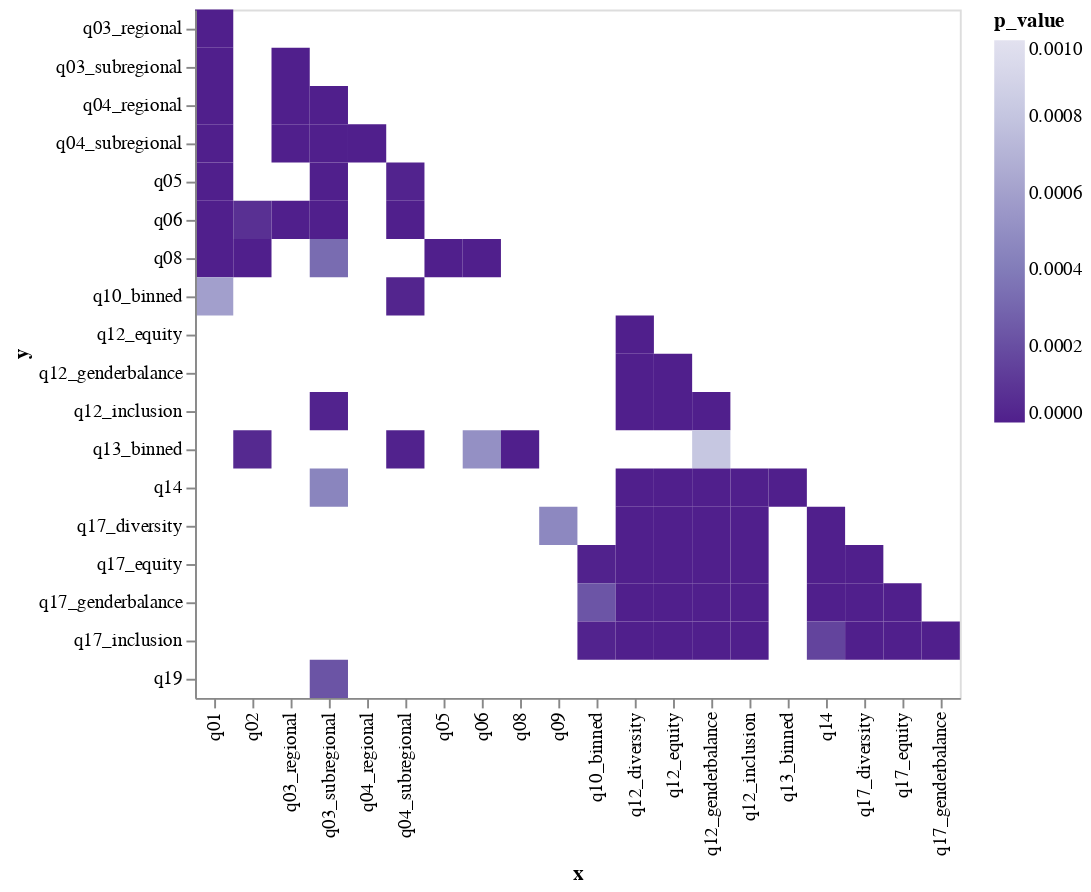

The notebook cell saved with this chart:
### Markdown cell above
When `p < 0.001`

### Code cell
p_limit = 0.001
scheme = "purples"
hm = hmap(chi2_data, scheme, p_limit)
hm

# fname = Path("../data/main_data/") / f"chi2_p0001.png"
# hm.save(fname)
# print(f"Save chart to: {fname}")

### Figure 1 — Vega-Lite specification as saved in the notebook (floating-point values rounded to 4 significant figures)
{"config": {"view": {"continuousWidth": 300, "continuousHeight": 300}}, "data": {"name": "data-a95cac152ef3a0be52dfb63044005da1"}, "mark": {"type": "rect"}, "encoding": {"color": {"field": "p_value", "scale": {"domain": [0, 0.001], "scheme": "purples", "reverse": true}, "type": "quantitative"}, "x": {"field": "x", "type": "nominal"}, "y": {"field": "y", "type": "nominal"}}, "$schema": "https://vega.github.io/schema/vega-lite/v5.14.1.json", "datasets": {"data-a95cac152ef3a0be52dfb63044005da1": [{"questions": "q01-q03_regional", "p_value": 2.655e-09, "statistic": 115.8, "dof": 40, "x": "q01", "y": "q03_regional"}, {"questions": "q01-q03_subregional", "p_value": 9.036e-07, "statistic": 219.4, "dof": 128, "x": "q01", "y": "q03_subregional"}, {"questions": "q01-q04_regional", "p_value": 8.22e-08, "statistic": 105.5, "dof": 40, "x": "q01", "y": "q04_regional"}, {"questions": "q01-q04_subregional", "p_value": 1.331e-10, "statistic": 267.4, "dof": 136, "x": "q01", "y": "q04_subregional"}, {"questions": "q01-q05", "p_value": 7.768e-42, "statistic": 319.8, "dof": 48, "x": "q01", "y": "q05"}, {"questions": "q01-q06", "p_value": 9.148e-07, "statistic": 133.1, "dof": 64, "x": "q01", "y": "q06"}, {"questions": "q01-q08", "p_value": 7.446e-36, "statistic": 269.8, "dof": 40, "x": "q01", "y": "q08"}, {"questions": "q01-q10_binned", "p_value": 0.0005963, "statistic": 137.4, "dof": 88, "x": "q01", "y": "q10_binned"}, {"questions": "q02-q06", "p_value": 7.268e-05, "statistic": 71.64, "dof": 32, "x": "q02", "y": "q06"}, {"questions": "q02-q08", "p_value": 8.424e-07, "statistic": 65.89, "dof": 20, "x": "q02", "y": "q08"}, {"questions": "q02-q13_binned", "p_value": 4.148e-05, "statistic": 123.8, "dof": 68, "x": "q02", "y": "q13_binned"}, {"questions": "q03_regional-q03_subregional", "p_value": 1.839e-255, "statistic": 1475.0, "dof": 80, "x": "q03_regional", "y": "q03_subregional"}, {"questions": "q03_regional-q04_regional", "p_value": 7.6e-162, "statistic": 843.6, "dof": 25, "x": "q03_regional", "y": "q04_regional"}, {"questions": "q03_regional-q04_subregional", "p_value": 8.283e-149, "statistic": 963.0, "dof": 85, "x": "q03_regional", "y": "q04_subregional"}, {"questions": "q03_regional-q06", "p_value": 1.906e-11, "statistic": 130.0, "dof": 40, "x": "q03_regional", "y": "q06"}, {"questions": "q03_subregional-q04_regional", "p_value": 9.958e-132, "statistic": 863.5, "dof": 80, "x": "q03_subregional", "y": "q04_regional"}, {"questions": "q03_subregional-q04_subregional", "p_value": 0.0, "statistic": 2379.0, "dof": 272, "x": "q03_subregional", "y": "q04_subregional"}, {"questions": "q03_subregional-q05", "p_value": 5.028e-07, "statistic": 179.6, "dof": 96, "x": "q03_subregional", "y": "q05"}, {"questions": "q03_subregional-q06", "p_value": 5.743e-16, "statistic": 301.0, "dof": 128, "x": "q03_subregional", "y": "q06"}, {"questions": "q03_subregional-q08", "p_value": 0.0003293, "statistic": 130.3, "dof": 80, "x": "q03_subregional", "y": "q08"}, {"questions": "q03_subregional-q12_inclusion", "p_value": 1.631e-05, "statistic": 143.7, "dof": 80, "x": "q03_subregional", "y": "q12_inclusion"}, {"questions": "q03_subregional-q14", "p_value": 0.0004512, "statistic": 128.8, "dof": 80, "x": "q03_subregional", "y": "q14"}, {"questions": "q03_subregional-q19", "p_value": 0.0002239, "statistic": 132.1, "dof": 80, "x": "q03_subregional", "y": "q19"}, {"questions": "q04_regional-q04_subregional", "p_value": 2.572e-252, "statistic": 1475.0, "dof": 85, "x": "q04_regional", "y": "q04_subregional"}, {"questions": "q04_subregional-q05", "p_value": 1.542e-05, "statistic": 172.7, "dof": 102, "x": "q04_subregional", "y": "q05"}, {"questions": "q04_subregional-q06", "p_value": 1.679e-06, "statistic": 226.8, "dof": 136, "x": "q04_subregional", "y": "q06"}, {"questions": "q04_subregional-q10_binned", "p_value": 2.482e-05, "statistic": 276.0, "dof": 187, "x": "q04_subregional", "y": "q10_binned"}, {"questions": "q04_subregional-q13_binned", "p_value": 1.164e-05, "statistic": 402.2, "dof": 289, "x": "q04_subregional", "y": "q13_binned"}, {"questions": "q05-q08", "p_value": 5.65e-41, "statistic": 272.8, "dof": 30, "x": "q05", "y": "q08"}, {"questions": "q06-q08", "p_value": 1.254e-15, "statistic": 156.1, "dof": 40, "x": "q06", "y": "q08"}, {"questions": "q06-q13_binned", "p_value": 0.0005107, "statistic": 196.8, "dof": 136, "x": "q06", "y": "q13_binned"}, {"questions": "q08-q13_binned", "p_value": 2.467e-12, "statistic": 208.2, "dof": 85, "x": "q08", "y": "q13_binned"}, {"questions": "q09-q17_diversity", "p_value": 0.0004681, "statistic": 24.26, "dof": 6, "x": "q09", "y": "q17_diversity"}, {"questions": "q10_binned-q17_equity", "p_value": 1.125e-05, "statistic": 79.24, "dof": 33, "x": "q10_binned", "y": "q17_equity"}, {"questions": "q10_binned-q17_genderbalance", "p_value": 0.0002292, "statistic": 69.17, "dof": 33, "x": "q10_binned", "y": "q17_genderbalance"}, {"questions": "q10_binned-q17_inclusion", "p_value": 1.536e-05, "statistic": 78.24, "dof": 33, "x": "q10_binned", "y": "q17_inclusion"}, {"questions": "q12_diversity-q12_equity", "p_value": 3.459e-124, "statistic": 664.7, "dof": 25, "x": "q12_diversity", "y": "q12_equity"}, {"questions": "q12_diversity-q12_genderbalance", "p_value": 8.477e-148, "statistic": 777.0, "dof": 25, "x": "q12_diversity", "y": "q12_genderbalance"}, {"questions": "q12_diversity-q12_inclusion", "p_value": 5.006e-113, "statistic": 611.4, "dof": 25, "x": "q12_diversity", "y": "q12_inclusion"}, {"questions": "q12_diversity-q14", "p_value": 1.761e-16, "statistic": 131.8, "dof": 25, "x": "q12_diversity", "y": "q14"}, {"questions": "q12_diversity-q17_diversity", "p_value": 4.118e-14, "statistic": 97.36, "dof": 15, "x": "q12_diversity", "y": "q17_diversity"}, {"questions": "q12_diversity-q17_equity", "p_value": 3.243e-13, "statistic": 92.6, "dof": 15, "x": "q12_diversity", "y": "q17_equity"}, {"questions": "q12_diversity-q17_genderbalance", "p_value": 4.997e-13, "statistic": 91.59, "dof": 15, "x": "q12_diversity", "y": "q17_genderbalance"}, {"questions": "q12_diversity-q17_inclusion", "p_value": 1.409e-12, "statistic": 89.18, "dof": 15, "x": "q12_diversity", "y": "q17_inclusion"}, {"questions": "q12_equity-q12_genderbalance", "p_value": 7.721e-117, "statistic": 629.6, "dof": 25, "x": "q12_equity", "y": "q12_genderbalance"}, {"questions": "q12_equity-q12_inclusion", "p_value": 1.225e-150, "statistic": 790.5, "dof": 25, "x": "q12_equity", "y": "q12_inclusion"}, {"questions": "q12_equity-q14", "p_value": 8.231e-11, "statistic": 99.3, "dof": 25, "x": "q12_equity", "y": "q14"}, {"questions": "q12_equity-q17_diversity", "p_value": 2.907e-11, "statistic": 82.08, "dof": 15, "x": "q12_equity", "y": "q17_diversity"}, {"questions": "q12_equity-q17_equity", "p_value": 1.116e-19, "statistic": 126.3, "dof": 15, "x": "q12_equity", "y": "q17_equity"}, {"questions": "q12_equity-q17_genderbalance", "p_value": 1.768e-08, "statistic": 66.63, "dof": 15, "x": "q12_equity", "y": "q17_genderbalance"}, {"questions": "q12_equity-q17_inclusion", "p_value": 1.577e-13, "statistic": 94.26, "dof": 15, "x": "q12_equity", "y": "q17_inclusion"}, {"questions": "q12_genderbalance-q12_inclusion", "p_value": 5.899e-102, "statistic": 558.3, "dof": 25, "x": "q12_genderbalance", "y": "q12_inclusion"}, {"questions": "q12_genderbalance-q13_binned", "p_value": 0.0008106, "statistic": 132.1, "dof": 85, "x": "q12_genderbalance", "y": "q13_binned"}, {"questions": "q12_genderbalance-q14", "p_value": 9.174e-42, "statistic": 264.0, "dof": 25, "x": "q12_genderbalance", "y": "q14"}, {"questions": "q12_genderbalance-q17_diversity", "p_value": 3.678e-14, "statistic": 97.62, "dof": 15, "x": "q12_genderbalance", "y": "q17_diversity"}, {"questions": "q12_genderbalance-q17_equity", "p_value": 3.193e-13, "statistic": 92.63, "dof": 15, "x": "q12_genderbalance", "y": "q17_equity"}, {"questions": "q12_genderbalance-q17_genderbalance", "p_value": 8.881e-14, "statistic": 95.59, "dof": 15, "x": "q12_genderbalance", "y": "q17_genderbalance"}, {"questions": "q12_genderbalance-q17_inclusion", "p_value": 4.636e-13, "statistic": 91.77, "dof": 15, "x": "q12_genderbalance", "y": "q17_inclusion"}, {"questions": "q12_inclusion-q14", "p_value": 7.54e-12, "statistic": 105.4, "dof": 25, "x": "q12_inclusion", "y": "q14"}, {"questions": "q12_inclusion-q17_diversity", "p_value": 3.062e-10, "statistic": 76.48, "dof": 15, "x": "q12_inclusion", "y": "q17_diversity"}, {"questions": "q12_inclusion-q17_equity", "p_value": 1.741e-14, "statistic": 99.34, "dof": 15, "x": "q12_inclusion", "y": "q17_equity"}, {"questions": "q12_inclusion-q17_genderbalance", "p_value": 2.23e-09, "statistic": 71.69, "dof": 15, "x": "q12_inclusion", "y": "q17_genderbalance"}, {"questions": "q12_inclusion-q17_inclusion", "p_value": 2.24e-16, "statistic": 109.3, "dof": 15, "x": "q12_inclusion", "y": "q17_inclusion"}, {"questions": "q13_binned-q14", "p_value": 1.414e-37, "statistic": 372.2, "dof": 85, "x": "q13_binned", "y": "q14"}, {"questions": "q14-q17_diversity", "p_value": 1.897e-12, "statistic": 88.49, "dof": 15, "x": "q14", "y": "q17_diversity"}, {"questions": "q14-q17_equity", "p_value": 1.342e-06, "statistic": 55.74, "dof": 15, "x": "q14", "y": "q17_equity"}, {"questions": "q14-q17_genderbalance", "p_value": 7.856e-16, "statistic": 106.4, "dof": 15, "x": "q14", "y": "q17_genderbalance"}, {"questions": "q14-q17_inclusion", "p_value": 0.0001592, "statistic": 42.97, "dof": 15, "x": "q14", "y": "q17_inclusion"}, {"questions": "q17_diversity-q17_equity", "p_value": 7.233e-80, "statistic": 396.6, "dof": 9, "x": "q17_diversity", "y": "q17_equity"}, {"questions": "q17_diversity-q17_genderbalance", "p_value": 1.636e-88, "statistic": 437.1, "dof": 9, "x": "q17_diversity", "y": "q17_genderbalance"}, {"questions": "q17_diversity-q17_inclusion", "p_value": 4.919e-96, "statistic": 472.3, "dof": 9, "x": "q17_diversity", "y": "q17_inclusion"}, {"questions": "q17_equity-q17_genderbalance", "p_value": 1.793e-67, "statistic": 338.4, "dof": 9, "x": "q17_equity", "y": "q17_genderbalance"}, {"questions": "q17_equity-q17_inclusion", "p_value": 2.09e-104, "statistic": 511.4, "dof": 9, "x": "q17_equity", "y": "q17_inclusion"}, {"questions": "q17_genderbalance-q17_inclusion", "p_value": 5.486e-56, "statistic": 284.3, "dof": 9, "x": "q17_genderbalance", "y": "q17_inclusion"}]}}
